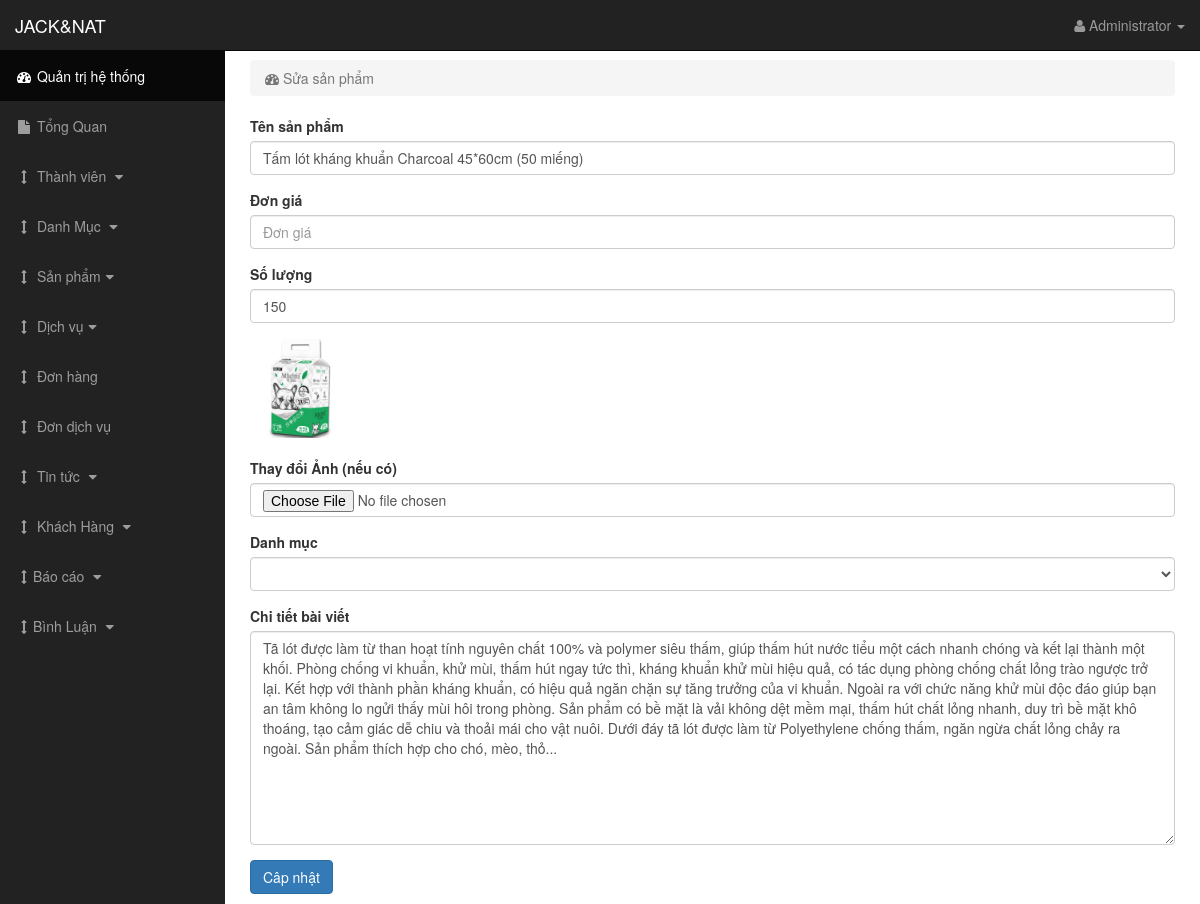
Before: /backend/index.php?page=edit-menu&id=15 (signed in) with the older database file.
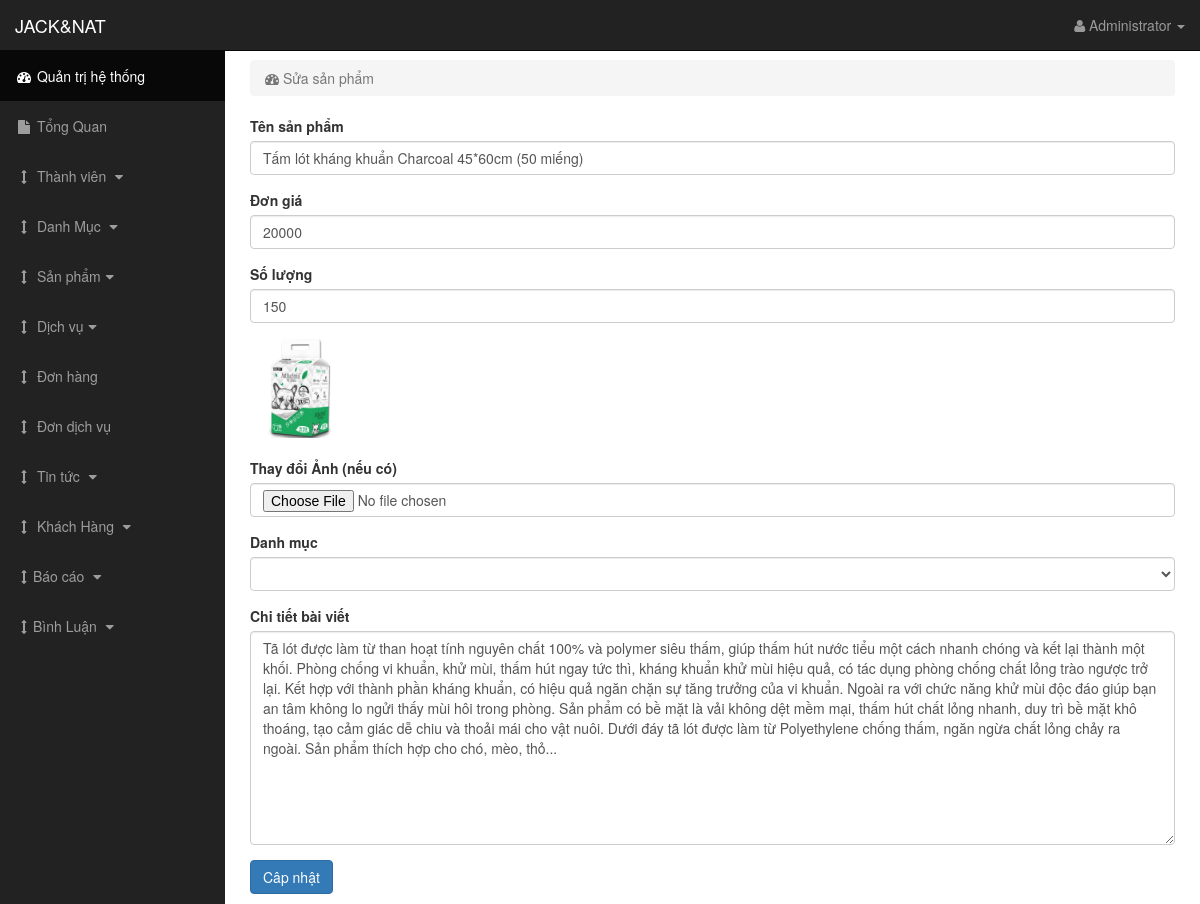
After: the same page with the newer database file.
### tables this page shows
CREATE TABLE `tbl_san_pham` (
  `id_san_pham` int(11) NOT NULL,
  `ten_san_pham` varchar(256) NOT NULL,
  `don_gia` float(11,0) DEFAULT NULL,
  `id_danh_muc` varchar(50) NOT NULL DEFAULT '1',
  `anh` varchar(255) DEFAULT NULL,
  `mo_ta` text DEFAULT NULL,
  `id_anh` varchar(50) DEFAULT NULL,
  `so_luong` int(20) NOT NULL,
  `ngay_them` timestamp NULL DEFAULT current_timestamp(),
  `tag` int(11) DEFAULT NULL,
  `tag_2` int(11) DEFAULT NULL,
  `tag_3` int(11) DEFAULT NULL
);

### backend/views/edit-menu.php (the view, shortened to what this page needs)
<?php
    if (isset($_GET['id'])) {
        $id = $_GET['id'];
        $sql = "SELECT *FROM tbl_san_pham WHERE id_san_pham = $id";
        $query = mysqli_query($conn, $sql);
        $row = mysqli_fetch_array($query);
    }
?>
<div class="container-fluid">
    <div class="row">
        <div class="col-lg-12">
            <ol class="breadcrumb">
                <li class="active">
                    <i class="fa fa-dashboard"></i> Sửa sản phẩm
                </li>
            </ol>
        </div>
    </div>
     <div class="row">
        <div class="col-lg-12 col-xs-12 col-sm-12 col-md-12">
            <form action="" method="POST" enctype="multipart/form-data">
               <div class="">
                        <div class="row">
                           <div class="col-lg-12">
                              <div class="form-group">
                                 <label class="form-control-label" for="input-username">Tên sản phẩm</label>
                                 <input name="tensanpham" type="text" id="input-username" class="form-control form-control-alternative" placeholder="Tên sản phẩm" value="<?php echo $row['ten_san_pham'] ?>">
                              </div>
                           </div>
                           <div class="col-lg-12">
                              <div class="form-group">
                                 <label class="form-control-label" for="input-username">Đơn giá</label>
                                 <input name="dongia" type="number" id="input-username" class="form-control form-control-alternative" placeholder="Đơn giá" value="<?php echo $row['don_gia'] ?>">
                              </div>
                           </div>
                            <div class="col-lg-12">
                              <div class="form-group">
                                 <label class="form-control-label" for="input-username">Số lượng</label>
                                 <input name="soluong" type="number" id="input-username" class="form-control form-control-alternative" placeholder="Số lượng" value="<?php echo $row['so_luong'] ?>">
                              </div>
                           </div>
                           <div class="col-lg-12">
                           <div class="form-group">
                                 <img src="../images/san-pham/<?php echo $row['anh']; ?>" width="100px"/>
                                 <br> <br>
                                 <label for="">Thay đổi Ảnh (nếu có)</label>
                                 <input class="form-control" type="file" name="anh">
                           </div>
                           </div>
                           <div class="col-lg-12">
                               <div class="form-group focused">
                                   <label class="form-control-label" for="input-username">Danh mục</label>
                                   <select class="form-control form-control-alternative" name="danhmuc" id="">
                                   </select>
                                </div>
                             </div>
                             <div class="col-lg-12">
                             <div class="form-group">
                                 <label for="mota">Chi tiết bài viết</label>
                                 <textarea required="" class="form-control ckeditor" name="mota" id="ckeditor" id="" cols="30" rows="10"><?php echo $row['mo_ta']; ?></textarea>
                              </div>
                           </div>
                        </div>
                     </div>
                <button type="submit" name="submit" class="btn btn-primary">Câp nhật</button>
            </form>
        </div>
    </div>
</div>

Changed rows visible on the page:
changed tbl_san_pham "Tấm lót kháng khuẩn Charcoal 45*60cm (50 miếng)": dongia (not shown) → "20000"
